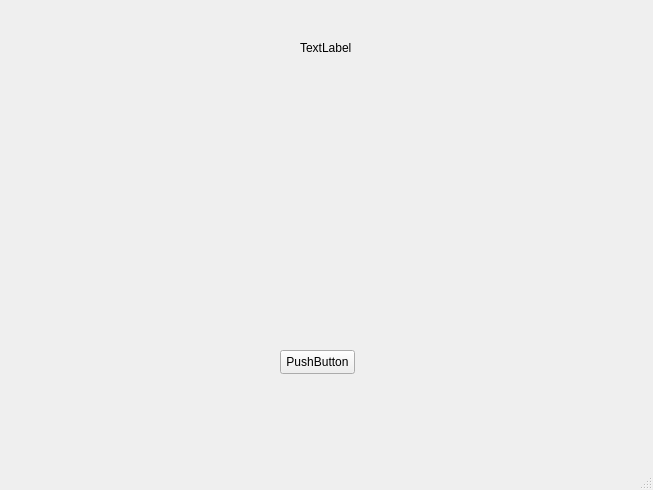
<?xml version="1.0" encoding="UTF-8"?>
<ui version="4.0">
 <class>CrapsMainWindow</class>
 <widget class="QMainWindow" name="CrapsMainWindow">
  <property name="geometry">
   <rect>
    <x>0</x>
    <y>0</y>
    <width>653</width>
    <height>490</height>
   </rect>
  </property>
  <property name="windowTitle">
   <string>MainWindow</string>
  </property>
  <widget class="QWidget" name="centralwidget">
   <widget class="QLabel" name="currentBankValueUI">
    <property name="geometry">
     <rect>
      <x>300</x>
      <y>40</y>
      <width>55</width>
      <height>16</height>
     </rect>
    </property>
    <property name="text">
     <string>TextLabel</string>
    </property>
   </widget>
   <widget class="QPushButton" name="rollButton">
    <property name="geometry">
     <rect>
      <x>280</x>
      <y>350</y>
      <width>75</width>
      <height>24</height>
     </rect>
    </property>
    <property name="text">
     <string>PushButton</string>
    </property>
   </widget>
   <widget class="QLabel" name="die1UI">
    <property name="geometry">
     <rect>
      <x>110</x>
      <y>90</y>
      <width>180</width>
      <height>180</height>
     </rect>
    </property>
    <property name="text">
     <string/>
    </property>
    <property name="pixmap">
     <pixmap resource="crapsResources.qrc">:/dieImages/6</pixmap>
    </property>
   </widget>
   <widget class="QLabel" name="die2UI">
    <property name="geometry">
     <rect>
      <x>350</x>
      <y>80</y>
      <width>180</width>
      <height>180</height>
     </rect>
    </property>
    <property name="text">
     <string/>
    </property>
    <property name="pixmap">
     <pixmap resource="crapsResources.qrc">:/dieImages/5</pixmap>
    </property>
   </widget>
  </widget>
  <widget class="QMenuBar" name="menubar">
   <property name="geometry">
    <rect>
     <x>0</x>
     <y>0</y>
     <width>653</width>
     <height>21</height>
    </rect>
   </property>
  </widget>
  <widget class="QStatusBar" name="statusbar"/>
 </widget>
 <resources>
  <include location="crapsResources.qrc"/>
 </resources>
 <connections/>
</ui>
